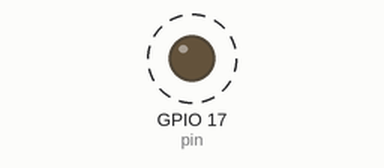
The program below on a simulated Raspberry Pi (BCM pin numbers). Parts: output pins drawn as LEDs (lit = HIGH). Dashed ring = blinking.

Above: at 0.6 s.
Timing chart, 0 to 3.0 s (numbered marks = the images above):
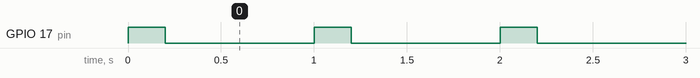

Measured:
- by itself, GPIO 17 (pin): alternates HIGH for 0.20 s and LOW for 0.80 s

The program:

led.py
```python
import gpiozero
import time

pin = gpiozero.DigitalOutputDevice(pin=17)
try:
    while True:
        pin.on()
        time.sleep(0.2)
        pin.off()
        time.sleep(0.8)
finally:
    pin.close()
```
